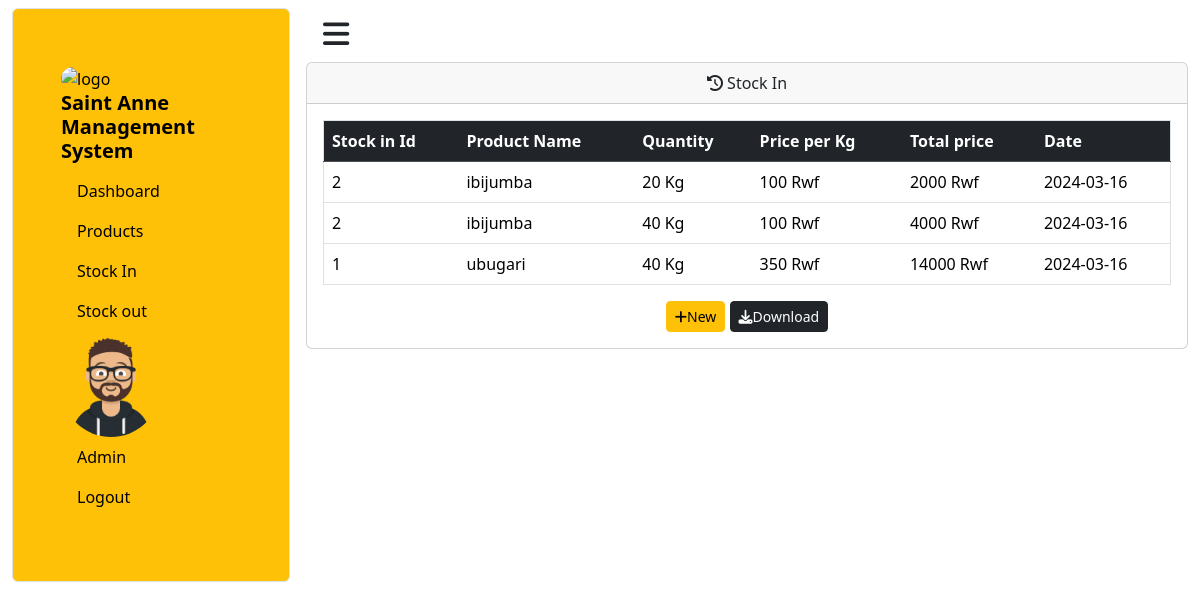
The page /admin/stock_in.php (signed in) on the database its author committed.
### tables this page shows
CREATE TABLE `stockin` (
  `stockInId` int(11) NOT NULL,
  `ProductId` int(11) NOT NULL,
  `quantity` int(9) NOT NULL,
  `date` date NOT NULL DEFAULT current_timestamp()
);

CREATE TABLE `products` (
  `ProductId` int(11) NOT NULL,
  `ProductName` varchar(40) NOT NULL,
  `PricePerKg` int(9) NOT NULL,
  `Total_price` int(9) NOT NULL DEFAULT 0,
  `quantity` int(5) NOT NULL DEFAULT 0
);

### admin/stock_in.php (the view, shortened to what this page needs)
<?php
include '../conn.php';
?>
<!DOCTYPE html>
<html lang="en">
<head>
    <link href="https://cdn.jsdelivr.net/npm/bootstrap@5.3.3/dist/css/bootstrap.min.css" rel="stylesheet">
    <link rel="stylesheet" href="https://cdnjs.cloudflare.com/ajax/libs/font-awesome/6.5.1/css/all.min.css" />
    <link rel="stylesheet" href="style.css">
</head>
<body>
    <div class="container-fluid content  d-flex  mt-2">
        <div class="col sm-9 border bg-warning  rounded  ">
            <nav class="nav mt-2">
            <ul class=" text-black p-5 ">
                    <div class="nav-brand">
                        <img src="../images/logo.jpg" class="rounded-pill" style="width: 120px;" alt="logo" srcset="">
                        <h5><b>Saint Anne Management System</b></h5>
                    </div>
                    <li class="nav-item"><a href="index.php" class="nav-link text-black"> Dashboard</a></li>
                    <li class=" nav-item"><a href="Products.php" class="nav-link text-black"> Products</a></li>
                    <li class="nav-item"><a href="stock_in.php" class="nav-link text-black" >Stock In</a></li>
                    <li class="nav-item"><a href="stock_out.php" class="nav-link text-black"> Stock out</a></li>
                    <div class="nav-brand">
                        <img src="../images/user.png" alt="avatar"  class="rounded-pill" style="width: 100px;" >
                    </div>
                    <li class="nav-link text-black " >Admin</li>
                    <li class="nav-item " > <a class=" nav-link text-black" href="logout.php">Logout</a></li>
                </ul>
            </nav>
        </div>
      <div class="col-sm-9 ms-3">
    <button class="btn m-1"><i class="fa-solid fa-bars " style="font-size:30px"></i></button>
     <div class="card ">
    <div class="card-header">
      <center > <i class="fa-solid  fa-clock-rotate-left"></i> Stock In</center>
    </div>
    <div class="card-body">
      <div class="table table-resplonsive table-sm w-80">
                <table class="table border table-stripped table-hover">
                   <thead class="table-dark text-white">
                    <th>Stock in Id </th>
                    <th>Product Name</th>
                    <th>Quantity</th>
                    <th>Price per Kg</th>
                    <th>Total price</th>
                    <th>Date</th>
                   </thead>
                   <tbody>
                <?php
                $select=$conn->query("SELECT * FROM stockin");
                 if (mysqli_num_rows($select)>0){
                    while ($row=mysqli_fetch_assoc($select)) {
                        $p_id=$row['ProductId'];
                        $quantity=$row['quantity'];
                        $date=$row['date'];
                        $select_product=$conn->query("SELECT * FROM products WHERE ProductId='$p_id'");
                        foreach($select_product as $row_product){
                          $Pname=$row_product["ProductName"];
                          $Pprice=$row_product["PricePerKg"];
                        }
                        $total=$quantity*$Pprice;
                        echo " <tr>
                        <td>$p_id</td>
                        <td>$Pname</td>
                        <td>$quantity Kg</td>
                        <td>$Pprice Rwf</td>
                        <td>$total Rwf</td>
                        <td>$date</td>
                    </tr>";
                    }
                 }
                 else {
                    echo "<td colspan='3'><center> No stock in found</center></td>";
                 }
                ?>
                   </tbody>
                </table>
            </div>
        <center><a href="add_stock_in.php" class="btn btn-warning btn-sm"><i class="fa-solid fa-plus"></i>New</a>
        <button class="btn btn-dark btn-sm" onclick="download()"><i class="fa-solid fa-download"></i>Download</button>
      </center>
    </div>
  </div>
        </div>
      </div>
</body>
</html>

### admin/style.css (style rules this page uses)
li { list-style-type:none; }

### rows shown on the page
stockin: ProductId "2", ProductId.ProductName "ibijumba", quantity "20", ProductId.PricePerKg "100", quantity.PricePerKg "2000", date "2024-03-16"
stockin: ProductId "2", ProductId.ProductName "ibijumba", quantity "40", ProductId.PricePerKg "100", quantity.PricePerKg "4000", date "2024-03-16"
stockin: ProductId "1", ProductId.ProductName "ubugari", quantity "40", ProductId.PricePerKg "350", quantity.PricePerKg "14000", date "2024-03-16"
